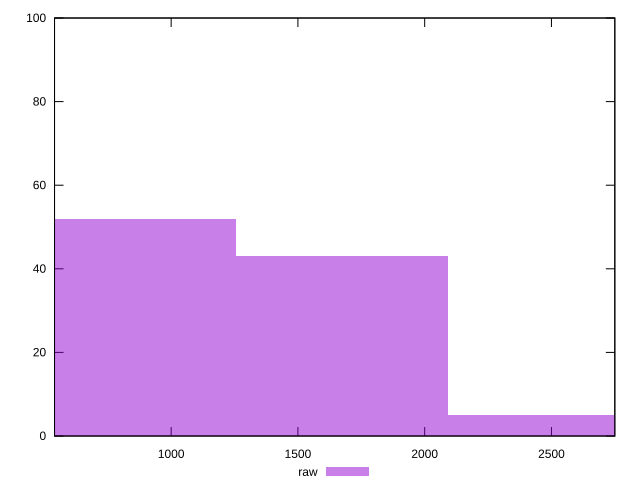

Write the gnuplot code that produced this figure.
reset

$raw <<EOF
1672.7275723188563 43
836.3637861594282 52
2509.0913584782847 5
EOF

set key outside below
set boxwidth 836.3637861594282
set xrange [540:2750]
set yrange [0:100]
set trange [0:100]
set style fill transparent solid 0.5 noborder
set terminal svg size 640, 490 enhanced background rgb 'white'
set output "reports/report_00028_2021-02-24T12-49-42.674Z/uses-http2/samples/agenda/raw/histogram.svg"

plot $raw title "raw" with boxes

reset
